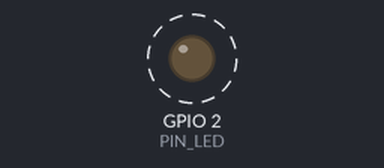
The sketch below on a simulated ESP32. Parts: output pins drawn as LEDs (lit = HIGH). Dashed ring = blinking.

Above: at 0.2 s.
Timing chart, 0 to 3.0 s (numbered marks = the images above):
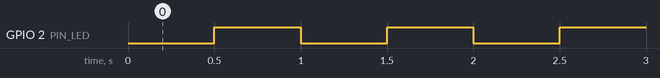

The sketch:

blinkNoDelayLib.ino.ino
```cpp
/*
* blinkNoDelayLibFunction.ino
*
* Este programa hace que el led de status del microcontrolador
* ESP32 DEVKIT DOIT de 30 pines o un LED conectado al pin 2,
* parpadee. Los periodos de estar encendido y apagado del led
* son iguales
*
* No usa la funcion delay(). En lugar de ello utiliza la
* biblioteca NoDelay. Esto permite que otro codigo ejecute al
* mismo tiempo que se encuentra en el periodo de espera.
*
* La liga para descargar esta biblioteca es:
*
* https://github.com/M-tech-Creations/NoDelay
*/
#include <NoDelay.h>
// Pin a la que esta conectado el LED, GPIO2
const unsigned int PIN_LED = 2;
// Periodo en ms que dura encendido o apagado el LED
const long PERIODO = 500;
// Inicialmente el LED está apagado
int estadoLed = LOW;
// Declaración de la función que sera llamada por la
// funcion update() cuando han transcurrido PERIODO ms
// La funcion debe ser de tipo void y sin argumentos
void ledToggle();
// Crea una instancia de la clase noDelay
// que llama a la funcion ledToggle() cada PERIODO ms
noDelay pausa(PERIODO, ledToggle);
void setup() {
// Establece el pin PIN_LED (GPIO2) como de salida.
pinMode(PIN_LED, OUTPUT);
}
void loop() {
// Verifica si es tiempo de invocar a la funcion ledToggle()
pausa.update();
}
/*
* Esta funcion enciende el LED si esta apagado o lo apaga si esta
* encendido. Esta funcion es llamada por la funcion update() una
* vez que ha transcurrido el periodo de tiempo dado
*/
void ledToggle() {
// Prender/apagar el LED
if (estadoLed == LOW) {
estadoLed = HIGH;
} else {
estadoLed = LOW;
}
digitalWrite(PIN_LED, estadoLed);
}
```

Measured:
- by itself, GPIO 2 (PIN_LED): alternates HIGH for 0.50 s and LOW for 0.50 s
